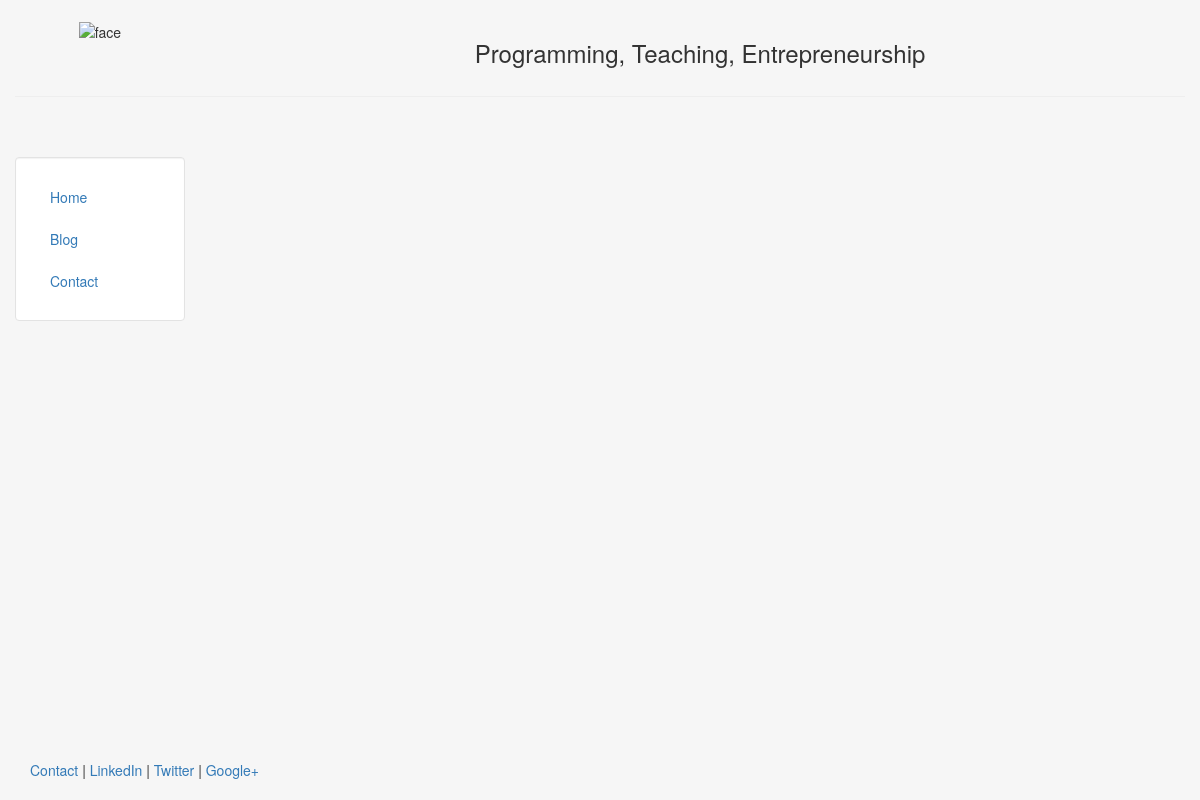
/blog/, run on an earlier commit of the app's database.
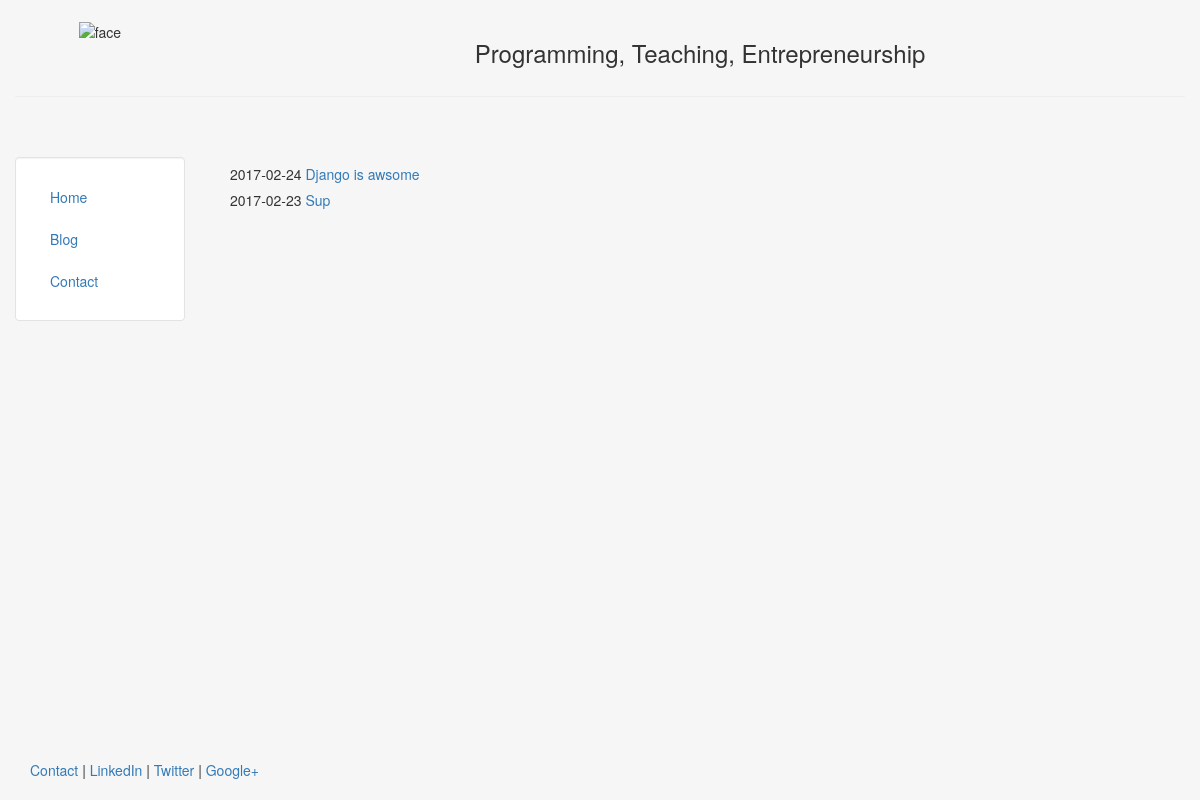
And on a later commit of the database.
### blog/models.py (models this page shows, shortened)
class Post(models.Model):
	title = models.CharField(max_length=140)
	body = models.TextField()
	date = models.DateTimeField()
	""" To get String our of title object we need to write getter for this field """

### blog/templates/blog/home.html
{% extends "personal/header.html" %}
{% block content %}
	{% for post in object_list %}
		<h5>{{ post.date|date:"Y-m-d" }}
			<a href="/blog/{{post.id}}">{{post.title}}</a>
		</h5>
	{% endfor %}
{% endblock %}

### personal/templates/personal/header.html (shortened to what this page needs)
<!DOCTYPE html>
<html lang="en">
<head>
	{% load staticfiles %}
	<link rel="stylesheet" href="{% static 'personal/css/bootstrap.min.css' %}" type = "text/css"/>
</head>
<body class="body" style="background-color:#f6f6f6">
	<div class="container-fluid" style="min-height:95%; ">
		<div class="row">
			  <div class="col-sm-2">
				  <br>
				  <center>
					<img src="{% static 'personal/img/profile.jpg' %}" class="responsive-img" style='max-height:100px;' alt="face">
				  </center>
			  </div>
			  <div class="col-sm-10">
				  <br>
				  <center>
				  <h3>Programming, Teaching, Entrepreneurship</h3>
				  </center>
			  </div>
		</div><hr>
		<div class="row">
		  <div class="col-sm-2">
		  <br>
		  <br>
			<div class="well bs-sidebar" id="sidebar" style="background-color:#fff">
			  <ul class="nav nav-pills nav-stacked">
				<li><a href='/'>Home</a></li>
				<li><a href='/blog/'>Blog</a></li>
				<li><a href='/contact/'>Contact</a></li>
			  </ul>
			</div>
		  </div>
		  <div class="col-sm-10">
			<div class='container-fluid'>
			<br><br>
			   {% block content %}
			   {% endblock %}
			</div>
		  </div>
		</div>
	</div>
	<footer>
		<div class="container-fluid" style='margin-left:15px'>
			<p><a href="#" target="blank">Contact</a> | <a href="#" target="blank">LinkedIn</a> | <a href="#" target="blank">Twitter</a> | <a href="#" target="blank">Google+</a></p>
		</div>
	</footer>
</body>
</html>

### personal/templates/personal/header.html (style rules this page uses)
html, body { height:100% }

What changed in the data, as far as the page shows it:
added Post: date "2017-02-24", title "Django is awsome"
added Post: date "2017-02-23", title "Sup"
